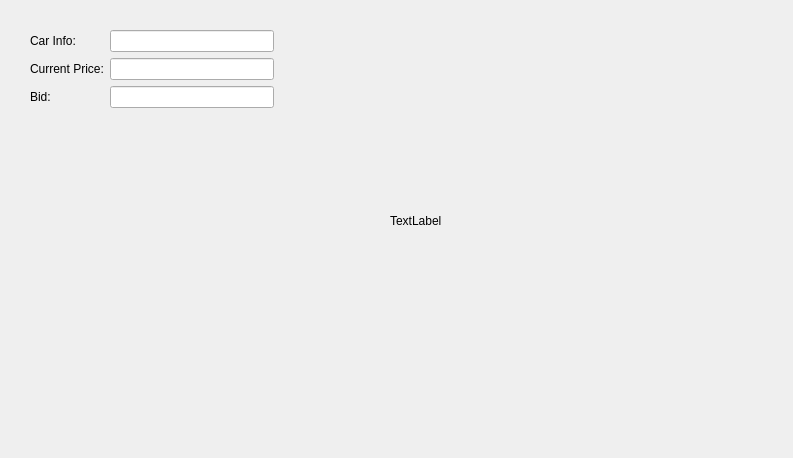
<?xml version="1.0" encoding="UTF-8"?>
<ui version="4.0">
 <class>Bidder</class>
 <widget class="QWidget" name="Bidder">
  <property name="geometry">
   <rect>
    <x>0</x>
    <y>0</y>
    <width>793</width>
    <height>458</height>
   </rect>
  </property>
  <property name="windowTitle">
   <string>Form</string>
  </property>
  <widget class="QLabel" name="lblCarPhoto">
   <property name="geometry">
    <rect>
     <x>390</x>
     <y>40</y>
     <width>331</width>
     <height>361</height>
    </rect>
   </property>
   <property name="text">
    <string>TextLabel</string>
   </property>
  </widget>
  <widget class="QWidget" name="">
   <property name="geometry">
    <rect>
     <x>30</x>
     <y>30</y>
     <width>244</width>
     <height>95</height>
    </rect>
   </property>
   <layout class="QGridLayout" name="gridLayout">
    <item row="0" column="0">
     <widget class="QLabel" name="lblCarInfo">
      <property name="text">
       <string>Car Info:</string>
      </property>
     </widget>
    </item>
    <item row="1" column="0">
     <widget class="QLabel" name="lblCurrentPrice">
      <property name="text">
       <string>Current Price:</string>
      </property>
     </widget>
    </item>
    <item row="2" column="0">
     <widget class="QLabel" name="label">
      <property name="text">
       <string>Bid:</string>
      </property>
     </widget>
    </item>
    <item row="2" column="1">
     <widget class="QLineEdit" name="lineEdit_3"/>
    </item>
    <item row="1" column="1">
     <widget class="QLineEdit" name="lineEdit_2"/>
    </item>
    <item row="0" column="1">
     <widget class="QLineEdit" name="lineEdit"/>
    </item>
    <item row="3" column="0">
     <spacer name="verticalSpacer">
      <property name="orientation">
       <enum>Qt::Vertical</enum>
      </property>
      <property name="sizeHint" stdset="0">
       <size>
        <width>20</width>
        <height>40</height>
       </size>
      </property>
     </spacer>
    </item>
   </layout>
  </widget>
 </widget>
 <resources/>
 <connections/>
</ui>
